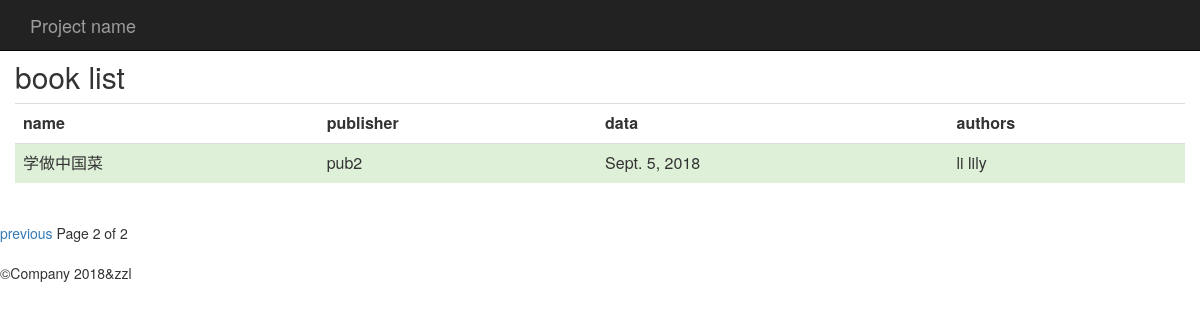
The page /book/?page=2 on the database its author committed.
### blog/models.py (models this page shows, shortened)
class Book(models.Model):
    title=models.CharField(max_length=100)
    authors=models.ManyToManyField(Author)
    publisher=models.ForeignKey(Publisher)
    publication_date=models.DateField()

class Publisher(models.Model):
    name=models.CharField(max_length=30)
    address=models.CharField(max_length=50)
    city=models.CharField(max_length=60)
    state_province=models.CharField(max_length=30)
    country=models.CharField(max_length=50)
    website=models.URLField()

class Author(models.Model):
    first_name=models.CharField(max_length=30)
    last_name=models.CharField(max_length=40)
    email=models.EmailField()

### blog/views.py (the view)
# urls.py: url(r'book/$',page),
def page(request):
    file_list=Book.objects.all()
    paginator=Paginator(file_list,2)
    page=request.GET.get('page')
    try:
        contacts=paginator.page(page)
    except PageNotAnInteger:
        contacts=paginator.page(1)
    except EmptyPage:
        contacts=paginator.page(paginator.num_pages)
    return render(request,'book.html',{'pages':contacts})

### blog/templates/book.html (shortened to what this page needs)
<html lang="zh-CN">
    <HEAD>
        {% load bootstrap3%}
        {%bootstrap_css%}
    </HEAD>
    <body>
        <nav class="navbar navbar-inverse navbar-fixed-top">
            <div class="container">
                <div class="navbar-header">
                    <a class="navbar-brand" href="#">Project name</a>
                </div>
            </div>
        </nav>
        <br><br>
        <div class="container">
            <div class="row">
                <h2>book list</h2>
                    <table class="table">
                        <th>name</th><th>publisher</th><th>data</th><th>authors</th>
                            {%for book in pages%}
                            <tr class="success">
                                <td>{{book.title}}</td>
                                <td>{{book.publisher.name}}</td>
                                <td>{{book.publication_date}}</td>
                                <td>
                                    {%for author in book.authors.values%}
                                        {{author.first_name}}
                                    {%endfor%}
                                </td>
                            {%endfor%}
                            </tr>
                    </table>
            </div>
        </div>
        <div class="pagination">
            <span class="step-links">
                {%if pages.has_previous%}
                    <a href="?page={{pages.previous_page_number}}">previous</a>
                {%endif%}
                <span class="current">
                    Page {{pages.number}} of {{pages.paginator.num_pages}}
                </span>
            </span>
        </div>
        <footer>
            <p>&copy;Company 2018&zzl</p>
        </footer>
    </body>
</html>

### rows shown on the page
Book: title "学做中国菜", publisher.name "pub2", publication_date "Sept. 5, 2018"
Author: first_name "li"
Author: first_name "lily"

### other values the page prints
{{ pages.number }} "2"
{{ pages.paginator.num_pages }} "2"
